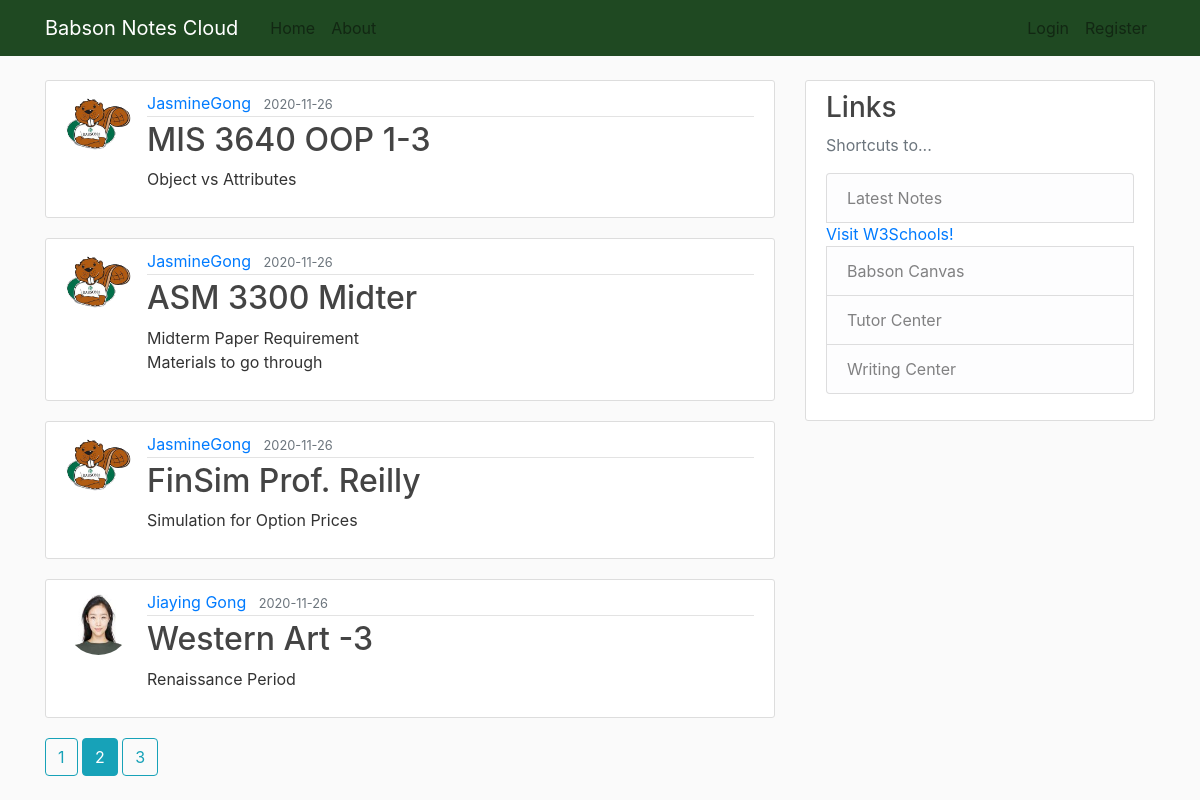
The page /home?page=2 on the database its author committed.
### app/models.py (models this page shows, shortened)
class Post(db.Model):
    id = db.Column(db.Integer, primary_key=True)
    title = db.Column(db.String(125), nullable=False)
    date_posted = db.Column(db.DateTime, nullable=False, default=datetime.utcnow)
    content = db.Column(db.Text, nullable=False)
    user_id = db.Column(db.Integer, db.ForeignKey("user.id"), nullable=False)

class User(db.Model, UserMixin):
    id = db.Column(db.Integer, primary_key=True)
    username = db.Column(db.String(25), unique=True, nullable=False)
    email = db.Column(db.String(125), unique=True, nullable=False)
    image_file = db.Column(db.String(20), nullable=False, default="default.jpg")
    password = db.Column(db.String(60), nullable=False)
    post = db.relationship("Post", backref="author", lazy=True)

### app/main/routes.py (the view)
@main.route("/")
@main.route("/home")
def home():
    page = request.args.get("page", 1, type=int)
    posts = Post.query.order_by(Post.date_posted.desc()).paginate(page=page, per_page=4)
    return render_template("home.html", posts=posts)

### app/templates/home.html
{% extends "layout.html" %}
{%  block content %}
{% for post in posts.items %}
<article class="media content-section">
    <img class="rounded-circle article-img"
        src="{{ url_for('static', filename='profile_pics/' + post.author.image_file) }}">
    <div class="media-body">
        <div class="article-metadata">
            <a class="mr-2"
                href="{{url_for('users.user_posts',username=post.author.username)}}">{{ post.author.username }}</a>
            <small class="text-muted">{{ post.date_posted.strftime('%Y-%m-%d') }}</small>
        </div>
        <h2><a class="article-title" href="{{url_for('posts.post',post_id=post.id)}}">{{ post.title }}</a></h2>
        <p class="article-content">{{ post.content }}</p>
    </div>
</article>
{% endfor %}
{% for page_num in posts.iter_pages(left_edge=1,right_edge=3, left_current=1, right_current=2) %}
{% if page_num %}
{% if posts.page==page_num %}
<a class="btn btn-info mb-4" href="{{url_for('main.home',page=page_num)}}">{{page_num}}</a>
{% else %}
<a class="btn btn-outline-info mb-4" href="{{url_for('main.home',page=page_num)}}">{{page_num}}</a>
{% endif%}
{% else %}
...
{% endif%}
{% endfor %}
{%  endblock content %}

### app/static/main.css (style rules this page uses)
body { background: #fafafa; color: #333333; margin-top: 5rem; }
h1, h2, h3, h4, h5, h6 { color: #444444; }
.content-section { background: #ffffff; padding: 10px 20px; border: 1px solid #dddddd; border-radius: 3px; margin-bottom: 20px; }
.article-title { color: #444444; }
.article-content { white-space: pre-line; }
.article-img { height: 65px; width: 65px; margin-right: 16px; }
.article-metadata { padding-bottom: 1px; margin-bottom: 4px; border-bottom: 1px solid #e3e3e3 }

### rows shown on the page
Post: image_file (placeholder picture), author.username "JasmineGong", date_posted "2020-11-26", title "MIS 3640 OOP 1-3", content "Object vs Attributes"
Post: image_file (placeholder picture), author.username "JasmineGong", date_posted "2020-11-26", title "ASM 3300 Midter", content "Midterm Paper Requirement Materials to go through"
Post: image_file (placeholder picture), author.username "JasmineGong", date_posted "2020-11-26", title "FinSim Prof. Reilly", content "Simulation for Option Prices"
Post: image_file (picture), author.username "Jiaying Gong", date_posted "2020-11-26", title "Western Art -3", content "Renaissance Period"

### other values the page prints
{{ page_num }} "1" "3"
{{ page_num }} "2"
